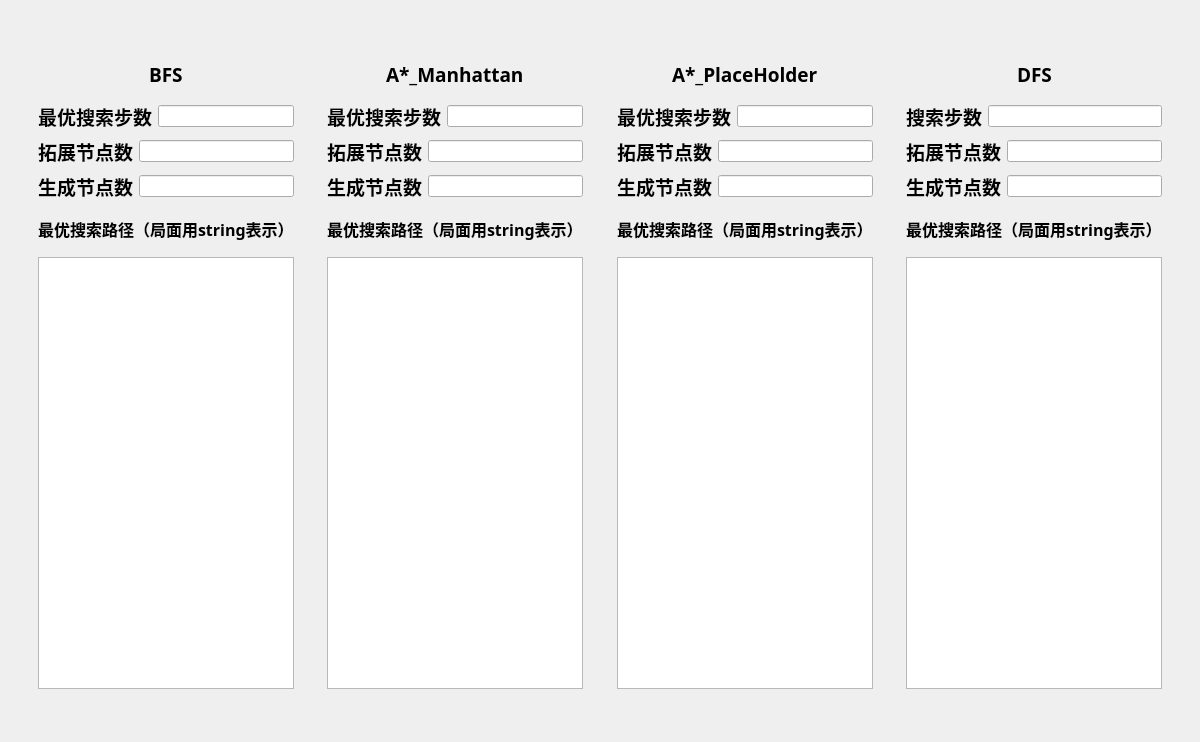
<?xml version="1.0" encoding="UTF-8"?>
<ui version="4.0">
 <class>SearchingShow</class>
 <widget class="QWidget" name="SearchingShow">
  <property name="geometry">
   <rect>
    <x>0</x>
    <y>0</y>
    <width>1200</width>
    <height>742</height>
   </rect>
  </property>
  <property name="windowTitle">
   <string>Searching_show</string>
  </property>
  <layout class="QGridLayout" name="gridLayout">
   <item row="0" column="0">
    <layout class="QVBoxLayout" name="verticalLayout" stretch="1,15,1">
     <item>
      <spacer name="verticalSpacer_2">
       <property name="orientation">
        <enum>Qt::Vertical</enum>
       </property>
       <property name="sizeHint" stdset="0">
        <size>
         <width>20</width>
         <height>18</height>
        </size>
       </property>
      </spacer>
     </item>
     <item>
      <layout class="QHBoxLayout" name="content">
       <item>
        <spacer name="horizontalSpacer_12">
         <property name="orientation">
          <enum>Qt::Horizontal</enum>
         </property>
         <property name="sizeHint" stdset="0">
          <size>
           <width>18</width>
           <height>20</height>
          </size>
         </property>
        </spacer>
       </item>
       <item>
        <layout class="QVBoxLayout" name="bfs" stretch="1,1,1,1,1,10">
         <item>
          <layout class="QHBoxLayout" name="horizontalLayout">
           <item>
            <spacer name="horizontalSpacer">
             <property name="orientation">
              <enum>Qt::Horizontal</enum>
             </property>
             <property name="sizeHint" stdset="0">
              <size>
               <width>40</width>
               <height>20</height>
              </size>
             </property>
            </spacer>
           </item>
           <item>
            <widget class="QLabel" name="label">
             <property name="font">
              <font>
               <family>JetBrainsMono NF</family>
               <pointsize>14</pointsize>
               <bold>true</bold>
              </font>
             </property>
             <property name="text">
              <string>BFS</string>
             </property>
            </widget>
           </item>
           <item>
            <spacer name="horizontalSpacer_2">
             <property name="orientation">
              <enum>Qt::Horizontal</enum>
             </property>
             <property name="sizeHint" stdset="0">
              <size>
               <width>40</width>
               <height>20</height>
              </size>
             </property>
            </spacer>
           </item>
          </layout>
         </item>
         <item>
          <layout class="QHBoxLayout" name="horizontalLayout_13">
           <item>
            <widget class="QLabel" name="label_2">
             <property name="font">
              <font>
               <family>JetBrainsMono NF</family>
               <pointsize>14</pointsize>
               <bold>true</bold>
              </font>
             </property>
             <property name="text">
              <string>最优搜索步数</string>
             </property>
            </widget>
           </item>
           <item>
            <widget class="QLineEdit" name="steps1">
             <property name="readOnly">
              <bool>true</bool>
             </property>
            </widget>
           </item>
          </layout>
         </item>
         <item>
          <layout class="QHBoxLayout" name="horizontalLayout_2">
           <item>
            <widget class="QLabel" name="label_5">
             <property name="font">
              <font>
               <family>JetBrainsMono NF</family>
               <pointsize>14</pointsize>
               <bold>true</bold>
              </font>
             </property>
             <property name="text">
              <string>拓展节点数</string>
             </property>
            </widget>
           </item>
           <item>
            <widget class="QLineEdit" name="close1">
             <property name="readOnly">
              <bool>true</bool>
             </property>
            </widget>
           </item>
          </layout>
         </item>
         <item>
          <layout class="QHBoxLayout" name="horizontalLayout_3">
           <item>
            <widget class="QLabel" name="label_6">
             <property name="font">
              <font>
               <family>JetBrainsMono NF</family>
               <pointsize>14</pointsize>
               <bold>true</bold>
              </font>
             </property>
             <property name="text">
              <string>生成节点数</string>
             </property>
            </widget>
           </item>
           <item>
            <widget class="QLineEdit" name="open1">
             <property name="readOnly">
              <bool>true</bool>
             </property>
            </widget>
           </item>
          </layout>
         </item>
         <item>
          <widget class="QLabel" name="label_19">
           <property name="font">
            <font>
             <family>JetBrainsMono NF</family>
             <pointsize>12</pointsize>
             <bold>true</bold>
            </font>
           </property>
           <property name="text">
            <string>最优搜索路径（局面用string表示）</string>
           </property>
          </widget>
         </item>
         <item>
          <widget class="QListWidget" name="trace1">
           <property name="itemAlignment">
            <set>Qt::AlignCenter</set>
           </property>
          </widget>
         </item>
        </layout>
       </item>
       <item>
        <spacer name="horizontalSpacer_9">
         <property name="orientation">
          <enum>Qt::Horizontal</enum>
         </property>
         <property name="sizeHint" stdset="0">
          <size>
           <width>18</width>
           <height>20</height>
          </size>
         </property>
        </spacer>
       </item>
       <item>
        <layout class="QVBoxLayout" name="AstarM" stretch="1,1,1,1,1,10">
         <item>
          <layout class="QHBoxLayout" name="horizontalLayout_4">
           <item>
            <spacer name="horizontalSpacer_3">
             <property name="orientation">
              <enum>Qt::Horizontal</enum>
             </property>
             <property name="sizeHint" stdset="0">
              <size>
               <width>40</width>
               <height>20</height>
              </size>
             </property>
            </spacer>
           </item>
           <item>
            <widget class="QLabel" name="label_7">
             <property name="font">
              <font>
               <family>JetBrainsMono NF</family>
               <pointsize>14</pointsize>
               <bold>true</bold>
              </font>
             </property>
             <property name="text">
              <string>A*_Manhattan</string>
             </property>
            </widget>
           </item>
           <item>
            <spacer name="horizontalSpacer_4">
             <property name="orientation">
              <enum>Qt::Horizontal</enum>
             </property>
             <property name="sizeHint" stdset="0">
              <size>
               <width>40</width>
               <height>20</height>
              </size>
             </property>
            </spacer>
           </item>
          </layout>
         </item>
         <item>
          <layout class="QHBoxLayout" name="horizontalLayout_15">
           <item>
            <widget class="QLabel" name="label_4">
             <property name="font">
              <font>
               <family>JetBrainsMono NF</family>
               <pointsize>14</pointsize>
               <bold>true</bold>
              </font>
             </property>
             <property name="text">
              <string>最优搜索步数</string>
             </property>
            </widget>
           </item>
           <item>
            <widget class="QLineEdit" name="steps2">
             <property name="readOnly">
              <bool>true</bool>
             </property>
            </widget>
           </item>
          </layout>
         </item>
         <item>
          <layout class="QHBoxLayout" name="horizontalLayout_5">
           <item>
            <widget class="QLabel" name="label_8">
             <property name="font">
              <font>
               <family>JetBrainsMono NF</family>
               <pointsize>14</pointsize>
               <bold>true</bold>
              </font>
             </property>
             <property name="text">
              <string>拓展节点数</string>
             </property>
            </widget>
           </item>
           <item>
            <widget class="QLineEdit" name="close2">
             <property name="readOnly">
              <bool>true</bool>
             </property>
            </widget>
           </item>
          </layout>
         </item>
         <item>
          <layout class="QHBoxLayout" name="horizontalLayout_6">
           <item>
            <widget class="QLabel" name="label_9">
             <property name="font">
              <font>
               <family>JetBrainsMono NF</family>
               <pointsize>14</pointsize>
               <bold>true</bold>
              </font>
             </property>
             <property name="text">
              <string>生成节点数</string>
             </property>
            </widget>
           </item>
           <item>
            <widget class="QLineEdit" name="open2">
             <property name="readOnly">
              <bool>true</bool>
             </property>
            </widget>
           </item>
          </layout>
         </item>
         <item>
          <widget class="QLabel" name="label_20">
           <property name="font">
            <font>
             <family>JetBrainsMono NF</family>
             <pointsize>12</pointsize>
             <bold>true</bold>
            </font>
           </property>
           <property name="text">
            <string>最优搜索路径（局面用string表示）</string>
           </property>
          </widget>
         </item>
         <item>
          <widget class="QListWidget" name="trace2"/>
         </item>
        </layout>
       </item>
       <item>
        <spacer name="horizontalSpacer_10">
         <property name="orientation">
          <enum>Qt::Horizontal</enum>
         </property>
         <property name="sizeHint" stdset="0">
          <size>
           <width>28</width>
           <height>20</height>
          </size>
         </property>
        </spacer>
       </item>
       <item>
        <layout class="QVBoxLayout" name="AstarP" stretch="1,1,1,1,1,10">
         <item>
          <layout class="QHBoxLayout" name="horizontalLayout_7">
           <item>
            <spacer name="horizontalSpacer_5">
             <property name="orientation">
              <enum>Qt::Horizontal</enum>
             </property>
             <property name="sizeHint" stdset="0">
              <size>
               <width>40</width>
               <height>20</height>
              </size>
             </property>
            </spacer>
           </item>
           <item>
            <widget class="QLabel" name="label_10">
             <property name="font">
              <font>
               <family>JetBrainsMono NF</family>
               <pointsize>14</pointsize>
               <bold>true</bold>
              </font>
             </property>
             <property name="text">
              <string>A*_PlaceHolder</string>
             </property>
            </widget>
           </item>
           <item>
            <spacer name="horizontalSpacer_6">
             <property name="orientation">
              <enum>Qt::Horizontal</enum>
             </property>
             <property name="sizeHint" stdset="0">
              <size>
               <width>40</width>
               <height>20</height>
              </size>
             </property>
            </spacer>
           </item>
          </layout>
         </item>
         <item>
          <layout class="QHBoxLayout" name="horizontalLayout_16">
           <item>
            <widget class="QLabel" name="label_16">
             <property name="font">
              <font>
               <family>JetBrainsMono NF</family>
               <pointsize>14</pointsize>
               <bold>true</bold>
              </font>
             </property>
             <property name="text">
              <string>最优搜索步数</string>
             </property>
            </widget>
           </item>
           <item>
            <widget class="QLineEdit" name="steps3">
             <property name="readOnly">
              <bool>true</bool>
             </property>
            </widget>
           </item>
          </layout>
         </item>
         <item>
          <layout class="QHBoxLayout" name="horizontalLayout_8">
           <item>
            <widget class="QLabel" name="label_11">
             <property name="font">
              <font>
               <family>JetBrainsMono NF</family>
               <pointsize>14</pointsize>
               <bold>true</bold>
              </font>
             </property>
             <property name="text">
              <string>拓展节点数</string>
             </property>
            </widget>
           </item>
           <item>
            <widget class="QLineEdit" name="close3">
             <property name="readOnly">
              <bool>true</bool>
             </property>
            </widget>
           </item>
          </layout>
         </item>
         <item>
          <layout class="QHBoxLayout" name="horizontalLayout_9">
           <item>
            <widget class="QLabel" name="label_12">
             <property name="font">
              <font>
               <family>JetBrainsMono NF</family>
               <pointsize>14</pointsize>
               <bold>true</bold>
              </font>
             </property>
             <property name="text">
              <string>生成节点数</string>
             </property>
            </widget>
           </item>
           <item>
            <widget class="QLineEdit" name="open3">
             <property name="readOnly">
              <bool>true</bool>
             </property>
            </widget>
           </item>
          </layout>
         </item>
         <item>
          <widget class="QLabel" name="label_21">
           <property name="font">
            <font>
             <family>JetBrainsMono NF</family>
             <pointsize>12</pointsize>
             <bold>true</bold>
            </font>
           </property>
           <property name="text">
            <string>最优搜索路径（局面用string表示）</string>
           </property>
          </widget>
         </item>
         <item>
          <widget class="QListWidget" name="trace3"/>
         </item>
        </layout>
       </item>
       <item>
        <spacer name="horizontalSpacer_11">
         <property name="orientation">
          <enum>Qt::Horizontal</enum>
         </property>
         <property name="sizeHint" stdset="0">
          <size>
           <width>18</width>
           <height>20</height>
          </size>
         </property>
        </spacer>
       </item>
       <item>
        <layout class="QVBoxLayout" name="dfs" stretch="1,1,1,1,1,10">
         <item>
          <layout class="QHBoxLayout" name="horizontalLayout_10">
           <item>
            <spacer name="horizontalSpacer_7">
             <property name="orientation">
              <enum>Qt::Horizontal</enum>
             </property>
             <property name="sizeHint" stdset="0">
              <size>
               <width>40</width>
               <height>20</height>
              </size>
             </property>
            </spacer>
           </item>
           <item>
            <widget class="QLabel" name="label_13">
             <property name="font">
              <font>
               <family>JetBrainsMono NF</family>
               <pointsize>14</pointsize>
               <bold>true</bold>
              </font>
             </property>
             <property name="text">
              <string>DFS</string>
             </property>
            </widget>
           </item>
           <item>
            <spacer name="horizontalSpacer_8">
             <property name="orientation">
              <enum>Qt::Horizontal</enum>
             </property>
             <property name="sizeHint" stdset="0">
              <size>
               <width>40</width>
               <height>20</height>
              </size>
             </property>
            </spacer>
           </item>
          </layout>
         </item>
         <item>
          <layout class="QHBoxLayout" name="horizontalLayout_17">
           <item>
            <widget class="QLabel" name="label_17">
             <property name="font">
              <font>
               <family>JetBrainsMono NF</family>
               <pointsize>14</pointsize>
               <bold>true</bold>
              </font>
             </property>
             <property name="text">
              <string>搜索步数</string>
             </property>
            </widget>
           </item>
           <item>
            <widget class="QLineEdit" name="steps4">
             <property name="readOnly">
              <bool>true</bool>
             </property>
            </widget>
           </item>
          </layout>
         </item>
         <item>
          <layout class="QHBoxLayout" name="horizontalLayout_11">
           <item>
            <widget class="QLabel" name="label_14">
             <property name="font">
              <font>
               <family>JetBrainsMono NF</family>
               <pointsize>14</pointsize>
               <bold>true</bold>
              </font>
             </property>
             <property name="text">
              <string>拓展节点数</string>
             </property>
            </widget>
           </item>
           <item>
            <widget class="QLineEdit" name="close4">
             <property name="readOnly">
              <bool>true</bool>
             </property>
            </widget>
           </item>
          </layout>
         </item>
         <item>
          <layout class="QHBoxLayout" name="horizontalLayout_12">
           <item>
            <widget class="QLabel" name="label_15">
             <property name="font">
              <font>
               <family>JetBrainsMono NF</family>
               <pointsize>14</pointsize>
               <bold>true</bold>
              </font>
             </property>
             <property name="text">
              <string>生成节点数</string>
             </property>
            </widget>
           </item>
           <item>
            <widget class="QLineEdit" name="open4">
             <property name="readOnly">
              <bool>true</bool>
             </property>
            </widget>
           </item>
          </layout>
         </item>
         <item>
          <widget class="QLabel" name="label_22">
           <property name="font">
            <font>
             <family>JetBrainsMono NF</family>
             <pointsize>12</pointsize>
             <bold>true</bold>
            </font>
           </property>
           <property name="text">
            <string>最优搜索路径（局面用string表示）</string>
           </property>
          </widget>
         </item>
         <item>
          <widget class="QListWidget" name="trace4"/>
         </item>
        </layout>
       </item>
       <item>
        <spacer name="horizontalSpacer_13">
         <property name="orientation">
          <enum>Qt::Horizontal</enum>
         </property>
         <property name="sizeHint" stdset="0">
          <size>
           <width>18</width>
           <height>20</height>
          </size>
         </property>
        </spacer>
       </item>
      </layout>
     </item>
     <item>
      <spacer name="verticalSpacer">
       <property name="orientation">
        <enum>Qt::Vertical</enum>
       </property>
       <property name="sizeHint" stdset="0">
        <size>
         <width>20</width>
         <height>18</height>
        </size>
       </property>
      </spacer>
     </item>
    </layout>
   </item>
  </layout>
 </widget>
 <resources/>
 <connections/>
</ui>
